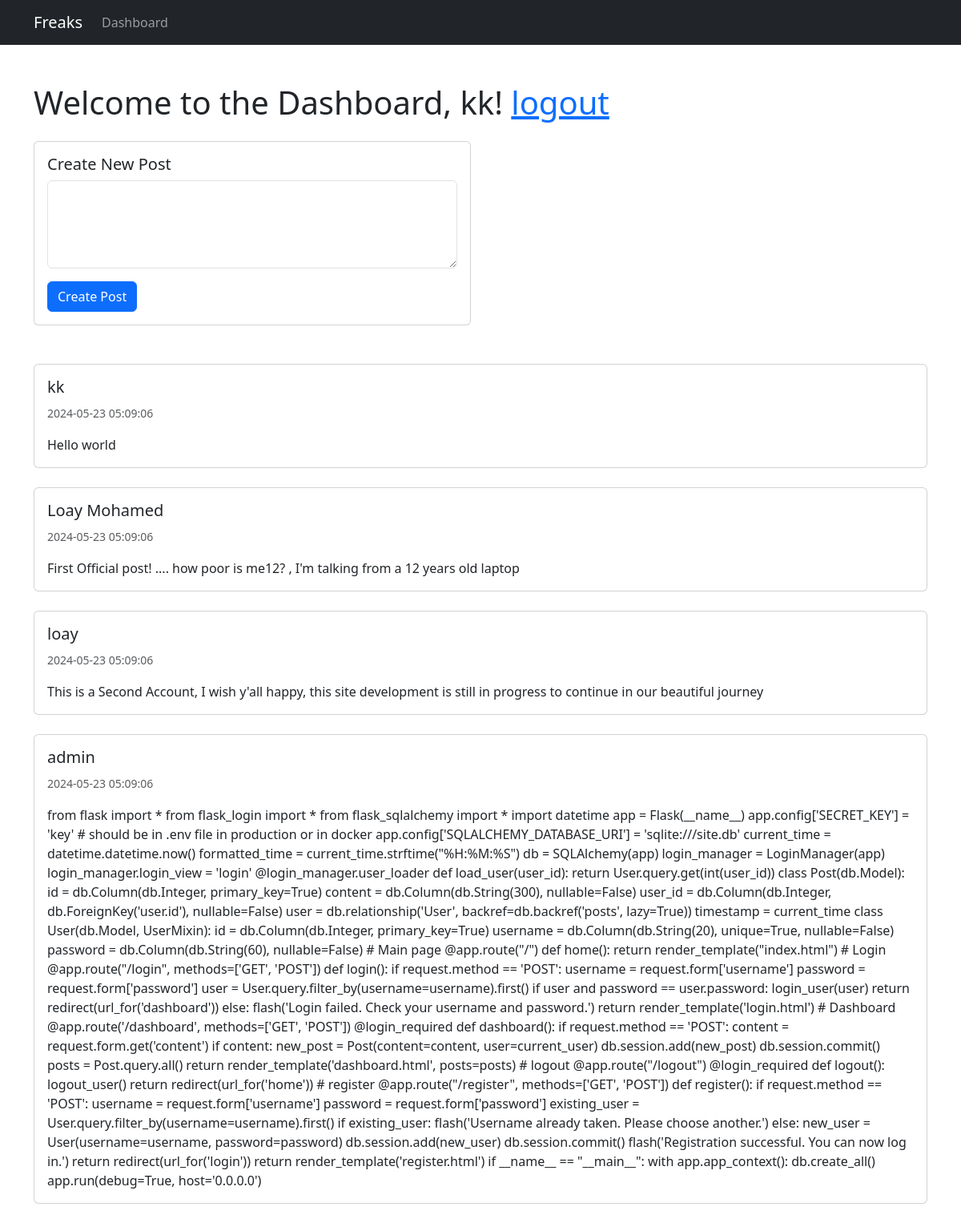
The page /dashboard (signed in) on the database its author committed.
### app.py (models this page shows)
class User(db.Model, UserMixin):
    id = db.Column(db.Integer, primary_key=True)
    username = db.Column(db.String(20), unique=True, nullable=False)
    password = db.Column(db.String(60), nullable=False)

class Post(db.Model):
    id = db.Column(db.Integer, primary_key=True)
    content = db.Column(db.String(300), nullable=False)
    user_id = db.Column(db.Integer, db.ForeignKey('user.id'), nullable=False)
    user = db.relationship('User', backref=db.backref('posts', lazy=True))
    timestamp = current_time

### app.py (the view)
@app.route('/dashboard', methods=['GET', 'POST'])
@login_required
def dashboard():
    if request.method == 'POST':
        content = request.form.get('content')
        if content:
            new_post = Post(content=content, user=current_user)
            db.session.add(new_post)
            db.session.commit()
    posts = Post.query.all()
    return render_template('dashboard.html', posts=posts)

### app.py (called while the page is built)
@login_manager.user_loader
def load_user(user_id):
    return User.query.get(int(user_id))

### templates/dashboard.html (shortened to what this page needs)
{% extends 'base.html' %}
{% block content %}
<div class="container mt-5">
    <h1>Welcome to the Dashboard, {{ current_user.username }}!  <a href="{{ url_for('logout') }}">logout</a></h1>
    <div class="row mt-4">
        <div class="col-md-6">
            <div class="card mb-4">
                <div class="card-body">
                    <h5 class="card-title">Create New Post</h5>
                    <form method="POST" action="{{ url_for('dashboard') }}">
                        <div class="mb-3">
                            <textarea class="form-control" id="content" name="content" rows="4" required></textarea>
                        </div>
                        <button type="submit" class="btn btn-primary">Create Post</button>
                    </form>
                </div>
            </div>
        </div>
    </div>
    <div class="row mt-4">
        {% for post in posts %}
        <div class="col-md-12">
            <div class="card mb-4" style="height: auto; overflow: hidden;">
                <div class="card-body">
                    <h5 class="card-title">{{ post.user.username }}</h5>
                    <p class="card-text"><small class="text-muted">{{ post.timestamp}}</small></p>
                    <p class="card-text">{{ post.content }}</p>
                </div>
            </div>
        </div>
        {% endfor %}
    </div>
</div>
{% endblock %}

### templates/base.html (shortened to what this page needs)
<!DOCTYPE html>
<html lang="en">
<head>
    <link href="https://cdn.jsdelivr.net/npm/bootstrap@5.3.3/dist/css/bootstrap.min.css" rel="stylesheet">
</head>
<body>
<nav class="navbar navbar-expand-lg navbar-dark bg-dark">
    <div class="container">
        <a class="navbar-brand" href="{{ url_for('home') }}">Freaks</a>
        <div class="collapse navbar-collapse" id="navbarNav">
            <ul class="navbar-nav">
                <li class="nav-item">
                    <a class="nav-link" href="{{ url_for('dashboard') }}">Dashboard</a>
                </li>
            </ul>
        </div>
    </div>
</nav>
{% block content %}{% endblock %}
</body>
</html>

### rows shown on the page
User: username "kk"
Post: user.username "kk", timestamp "2024-05-23 05:09:06", content "Hello world"
Post: user.username "Loay Mohamed", timestamp "2024-05-23 05:09:06", content "First Official post! .... how poor is me12? , I'm talking from a 12 years old laptop"
Post: user.username "loay", timestamp "2024-05-23 05:09:06", content "This is a Second Account, I wish y'all happy, this site development is still in progress to continue in our beautiful journey"
Post: user.username "admin", timestamp "2024-05-23 05:09:06", content "from flask import * from flask_login import * from flask_sqlalchemy import * import datetime app = Flask(__name__) app.config['SECRET_KEY'] = 'key' # should be in .env file in production or in docker app.config['SQLALCHEMY_DATABASE_URI'] = 'sqlite:///site.db' current_time = datetime.datetime.now() formatted_time = current_time.strftime(\"%H:%M:%S\") db = SQLAlchemy(app) login_manager = LoginManager(app) login_manager.login_view = 'login' @login_manager.user_loader def load_user(user_id): return User.query.get(int(user_id)) class Post(db.Model): id = db.Column(db.Integer, primary_key=True) content = db.Column(db.String(300), nullable=False) user_id = db.Column(db.Integer,…"
